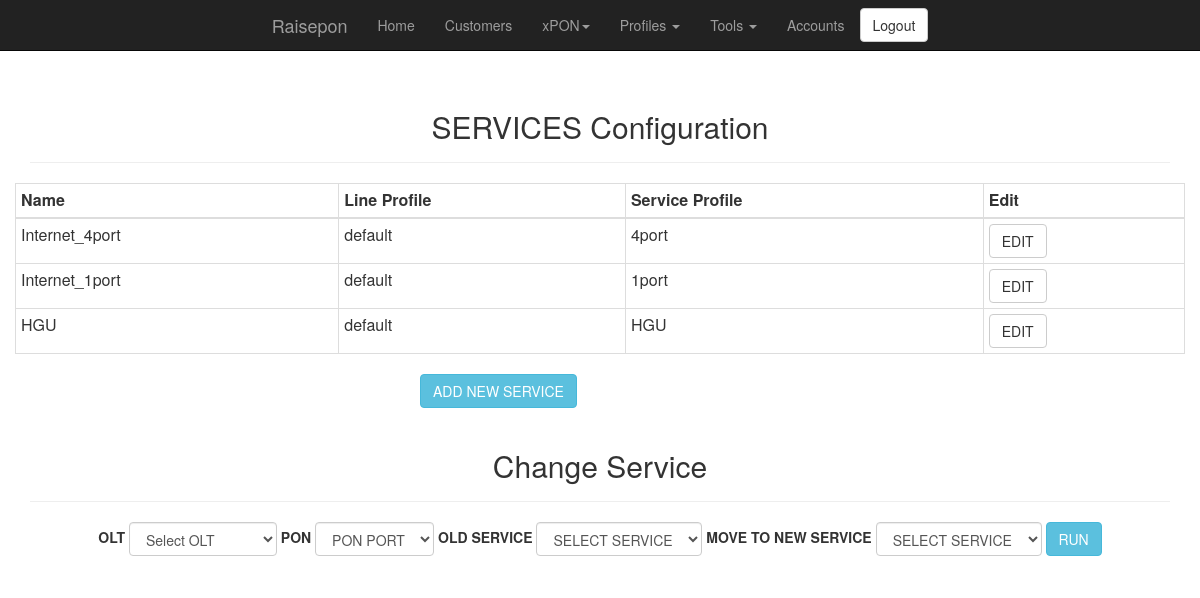
/services.php (signed in), run on an earlier commit of the app's database.
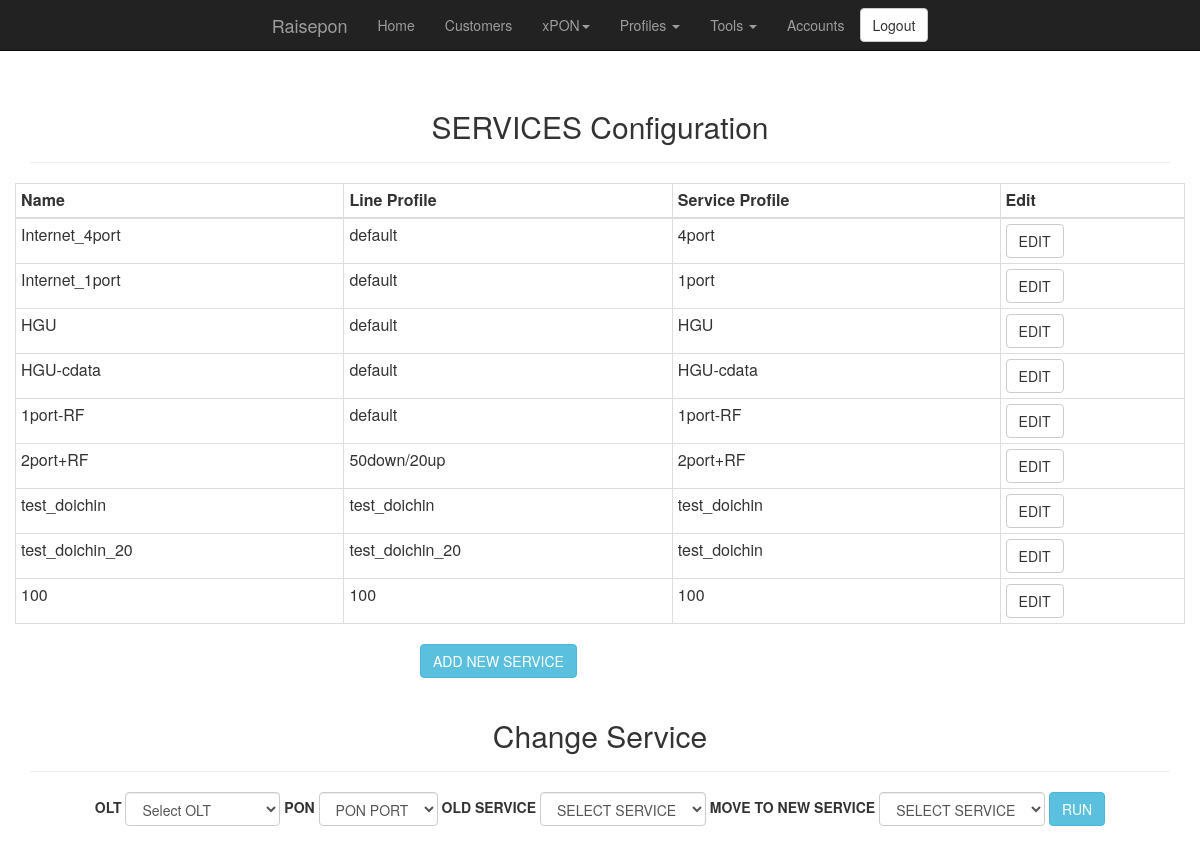
And on a later commit of the database.
### tables this page shows
CREATE TABLE `services` (
  `id` int(11) NOT NULL AUTO_INCREMENT,
  `NAME` varchar(255) NOT NULL,
  `LINE_PROFILE_ID` int(11) NOT NULL,
  `SERVICE_PROFILE_ID` int(11) NOT NULL,
  PRIMARY KEY (`id`)
);

CREATE TABLE `line_profile` (
  `id` int(11) NOT NULL AUTO_INCREMENT,
  `NAME` varchar(255) NOT NULL,
  `LINE_PROFILE_ID` tinyint(4) NOT NULL,
  PRIMARY KEY (`id`) USING BTREE,
  KEY `TEMPLATE_ID` (`LINE_PROFILE_ID`) USING BTREE
);

CREATE TABLE `service_profile` (
  `id` int(11) NOT NULL AUTO_INCREMENT,
  `NAME` varchar(255) NOT NULL,
  `PORTS` tinyint(4) NOT NULL,
  `SERVICE_PROFILE_ID` tinyint(4) NOT NULL,
  `HGU` enum('Yes','No') NOT NULL DEFAULT 'No',
  `RF` enum('Yes','No') NOT NULL DEFAULT 'No',
  PRIMARY KEY (`id`) USING BTREE,
  KEY `OLT` (`HGU`),
  KEY `TEMPLATE_ID` (`SERVICE_PROFILE_ID`) USING BTREE
);

### common.php (called while the page is built, shortened)
<?php
$user_class = isset($_SESSION["type"]) ? $_SESSION["type"] : null;
?>

### classes/db_connect_class.php (called while the page is built, shortened)
<?php
class db_connect {
	private static $mysql_user = "raisepon";
	private static $mysql_pass = "r41sepon";
	private static $instance;
	private function __construct() {
		try {
			$this->db = new PDO('mysql:host=localhost;dbname=raisepon;charset=utf8', self::$mysql_user, self::$mysql_pass);
		} catch (PDOException $e) {
			echo 'Connection Failed: ' . $e->getMessage();
			exit;
		}
	}
	 public static function getInstance()
    {
        if (!isset(self::$instance))
        {
            self::$instance = new $object;
        }
        return self::$instance;
    }
}
?>

### classes/services_class.php (called while the page is built, shortened)
<?php
include_once("db_connect_class.php");
class services {
	function build_table_services() {
		try {
			$conn = db_connect::getInstance();
			$result = $conn->db->query("SELECT SERVICES.ID, SERVICES.NAME, SERVICES.LINE_PROFILE_ID, SERVICES.SERVICE_PROFILE_ID, LINE_PROFILE.NAME as LINE_PROFILE_NAME, SERVICE_PROFILE.NAME as SERVICE_PROFILE_NAME from SERVICES LEFT JOIN LINE_PROFILE ON SERVICES.LINE_PROFILE_ID=LINE_PROFILE.ID LEFT JOIN SERVICE_PROFILE ON SERVICES.SERVICE_PROFILE_ID=SERVICE_PROFILE.ID");
		} catch (PDOException $e) {
			$error =  "Connection Failed:" . $e->getMessage() . "\n";
			return $error;
		}
		$rows = $result->fetchAll();
		return $rows;
	}
}
?>

### services.php (the view, shortened to what this page needs)
<?php
include ("header.php");
include ("common.php");
include ("classes/services_class.php");
include ("navigation.php");
$services_obj = new services();
?>
<div class="container">
	<div class="text-center">
		<div class="page-header">
			<h2>SERVICES Configuration</h2>
		</div>
	</div>
	<div class=row>
        	<div class="text-center">
			<div class="table-responsive">
				<table class="table table-bordered table-condensed">
					<thead>
					  <tr>
						<th>Name</th>
						<th>Line Profile</th>
						<th>Service Profile</th>
						<th>Edit</th>
					  </tr>
					</thead>
					<tbody>
					<?php
					$rows = $services_obj->build_table_services();
					foreach ($rows as $row) {
						print "<tr><td>" . $row['NAME'] . "</td><td>" . $row['LINE_PROFILE_NAME'] . "</td><td>" . $row['SERVICE_PROFILE_NAME'] . "</td><td><button type=\"button\" class=\"btn btn-default\" onClick=\"getService('". $row['ID'] ."');\">EDIT</button></td></tr>";
					}
					?>
					</tbody>
				</table>
			</div>
		</div>
	</div>
</div>
<div class="container">
	<div class="row">
		<div class="col-md-4"></div>
			<div class="col-md-4">
				<button type="button" class="btn btn-info" onClick="getService();">ADD NEW SERVICE</button>
			</div>
		</div>
	<div class="col-md-4"></div>
</div>
<div class="container">
	<div class="text-center">
		<div class="page-header">
			<h2>Change Service</h2>
		</div>
	</div>
	<div class="row justify-content-md-center">
		<div class="text-center">
			<div class="form-group">
				<form class="form-inline" id="load" method="post">
					<div class="content">
						<label for="olt_id">OLT</label>
						<select class="form-control" id="select-olt" name="olt_id">
						<option value="" class="rhth">Select OLT</option>
						</select>
						<label for="pon_id">PON</label>
						<select class="form-control" id="select-pon" name="pon_id">
						<option value="">PON PORT</option></select>
						<label for="service_id">OLD SERVICE</label>
						<select class="form-control" id="select-service" name="service_id">
						<option value="">SELECT SERVICE</option>
						</select>
						<label for="service_new_id">MOVE TO NEW SERVICE</label>
						<select class="form-control" id="select-new-service" name="service_new_id">
						<option value="">SELECT SERVICE</option>
						</select>
						<button class="btn btn-info" type="button" onClick="RunServiceChange('RUN');">RUN</button>
					</div>
				</form>
			</div>
		</div>
	</div>
</div>

### header.php (shortened to what this page needs)
<?php
print "<head>";
print "<link rel=\"stylesheet\" href=\"./css/bootstrap.min.css\">";
print "</head>";
?>

### navigation.php (shortened to what this page needs)
<nav id="navbar1" class="navbar navbar-inverse navbar-fixed-top">
	<div class="container-fluid" style="display: flex;justify-content: center;">
          <div class="navbar-header">
            <a class="navbar-brand" href="index.php">Raisepon</a>
		</div>
		<?php if (isset($user_class) && $user_class >= "1") { ?>
		<div class="navbar-collapse collapse">
            <ul class="nav navbar-nav">
				<li <?=echoActiveClassIfRequestMatches("index")?>><a href="index.php">Home</a></li>
				<?php if ($user_class >= "6") { ?>
				<li <?=echoActiveClassIfRequestMatches("customers")?>><a href="customers.php">Customers</a></li>
				<li class="dropdown">
					<a href="#" class="dropdown-toggle" data-toggle="dropdown" id="xpon" role="button" aria-haspopup="true" aria-expanded="false">xPON<span class="caret"></span></a>
				</li>
				<li class="dropdown">
					<a href="#" class="dropdown-toggle" data-toggle="dropdown" id="profiles" role="button" aria-haspopup="true" aria-expanded="false">Profiles <span class="caret"></span></a>
				</li>
			<?php } ?>
			<li class="dropdown">
                <a href="#" class="dropdown-toggle" data-toggle="dropdown" id="tools" role="button" aria-haspopup="true" aria-expanded="false">Tools <span class="caret"></span></a>
			</li>
				<?php if ($user_class == "9") { ?>
					<li><a href="accounts.php">Accounts</a></li>
				<?php } ?>
			</ul>
			<a class="navbar-btn btn btn-default" href="logout.php">Logout</a>
		</div>
		<?php } ?>
	</div>
</nav>
<?php
function echoActiveClassIfRequestMatches($requestUri)
{
    $current_file_name = basename($_SERVER['PHP_SELF'], ".php");
	if ($current_file_name == $requestUri)
        echo 'class="active"';
}
?>

What changed in the data, as far as the page shows it:
added services: NAME "HGU-cdata", LINE_PROFILE_ID.NAME "default", SERVICE_PROFILE_ID.NAME "HGU-cdata"
added services: NAME "1port-RF", LINE_PROFILE_ID.NAME "default", SERVICE_PROFILE_ID.NAME "1port-RF"
added services: NAME "2port+RF", LINE_PROFILE_ID.NAME "50down/20up", SERVICE_PROFILE_ID.NAME "2port+RF"
added services: NAME "test_doichin", LINE_PROFILE_ID.NAME "test_doichin", SERVICE_PROFILE_ID.NAME "test_doichin"
added services: NAME "test_doichin_20", LINE_PROFILE_ID.NAME "test_doichin_20", SERVICE_PROFILE_ID.NAME "test_doichin"
added services: NAME "100", LINE_PROFILE_ID.NAME "100", SERVICE_PROFILE_ID.NAME "100"
